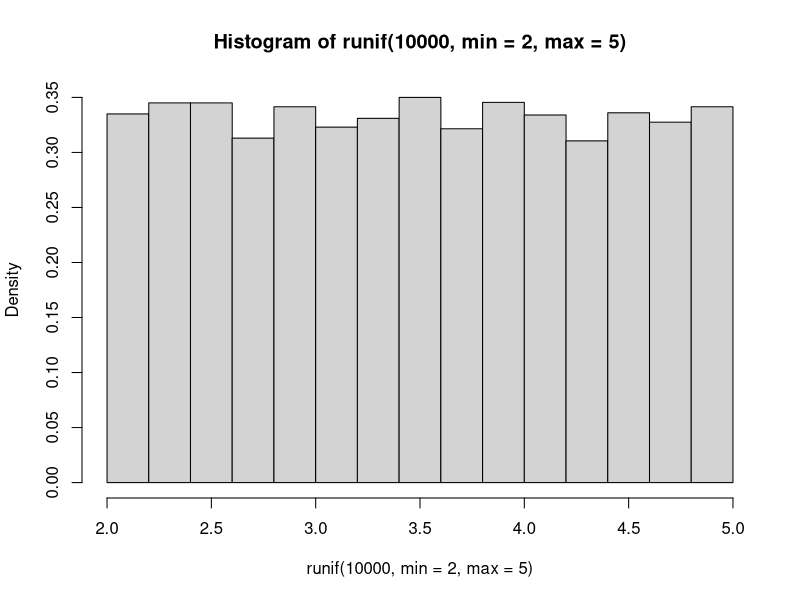

Recreate this plot in R.
dunif(0.5, min=2, max=5)
punif(4, min=2, max=5)
runif(10, min=2, max=5)
hist(runif(1e4, min=2, max=5), freq = FALSE)
qunif(0.5, min=2, max=5)
qunif(0.00000001, min=2, max=5)

pnorm(85, mean = 100, sd = 15)
1 - pnorm(130, mean = 100, sd = 15)
pnorm(130, mean = 100, sd = 15) - pnorm(70, mean = 100, sd = 15)
qnorm(0.9, mean = 100, sd = 15)

